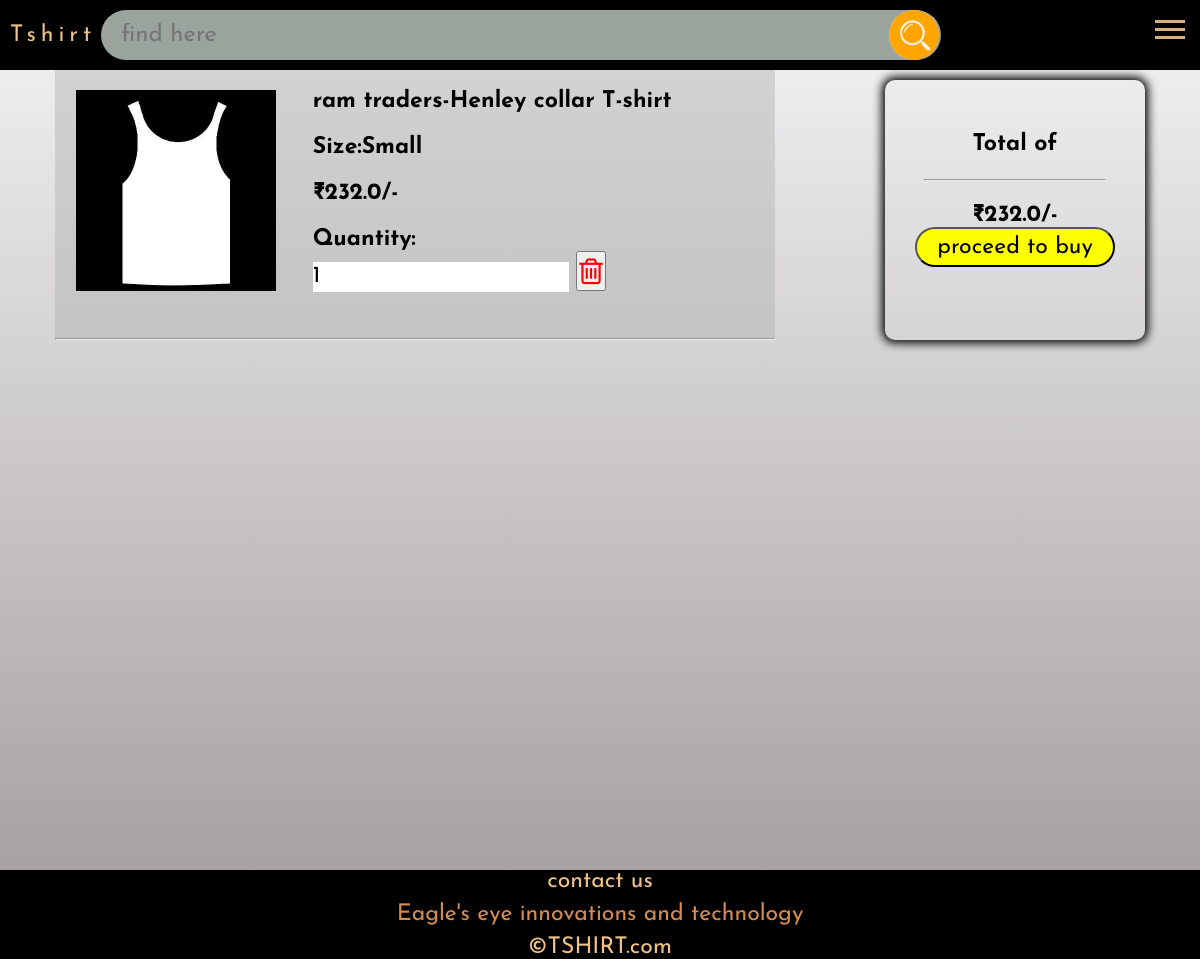
The app's page /cart/list_cart/ (signed in) with its own data.
### Tshirt_cart/models.py (models this page shows)
class cart(models.Model):
    user_name=models.ForeignKey(User,db_column='username',on_delete=models.DO_NOTHING)
    date_added=models.DateField(auto_now_add=True)
    product_id=models.ForeignKey(products,on_delete=models.DO_NOTHING,default=1)
    product_count=models.IntegerField(default=1)
    size=models.CharField(max_length=50,default='-')

### product_list/models.py (models this page shows, shortened)
class products(models.Model):
    product_id=models.IntegerField()
    product_name=models.CharField(max_length=50)
    brand=models.CharField(max_length=50,default='')
    descriptions=models.CharField(max_length=50)
    price=models.FloatField()
    count=models.IntegerField()
    size_s=models.IntegerField(default=0)
    size_m=models.IntegerField(default=0)
    size_l=models.IntegerField(default=0)
    size_xl=models.IntegerField(default=0)
    size_xxl=models.IntegerField(default=0)
    category=models.ForeignKey(category,on_delete=models.DO_NOTHING)
    discount=models.FloatField(default=0)
    colour=models.CharField(max_length=50,default='')
    img=models.ImageField(upload_to='product_list/images',default='')
    rating=models.FloatField(null=True)

### Tshirt_cart/views.py (the view)
# urls.py: path('list_cart/',list_cart),
def list_cart(request):
    if request.user.is_authenticated:
        uuid=User.objects.get(username=request.user.username)
        print('got all object')
        print(uuid.id)
        cart_obj=cart.objects.filter(user_name=uuid.id)
        prod_obj=products.objects.all()
        for i in cart_obj:
            print(i.user_name)
        cart_prod=[]
        for i in cart_obj:
            cart_prod.append([i,products.objects.filter(id=i.product_id_id)[0]])
        summ=0
        for j,i in cart_prod:
            summ+=j.product_count*i.price
        print('total sum is ',summ)
        obj=cart.objects.filter(user_name=uuid.id)
        return render(request,'cart.html',{'cart_prod':cart_prod,'media_url':settings.MEDIA_URL,'total_sum':summ,'remaining':len(obj)})
    else:
        return redirect('/validate/login/?next=/cart/')

### Tshirt_cart/templates/cart.html (shortened to what this page needs)
{% extends 'base.html'%}
{% block head%}
{% load static %}
{% load int_f %}
<link rel="stylesheet" href="{% static 'cart.css'%}">
<link rel="stylesheet" href="https://cdnjs.cloudflare.com/ajax/libs/font-awesome/4.7.0/css/font-awesome.min.css">
{% endblock%}
{% block body %}
<div class="sub_main">
    {% if remaining %}
    <div class="cart">
        {% for cart_obj,prd_obj in cart_prod %}
        <div class="sub_cart_{{forloop.counter}}">
            <div class="img_part">
                <a href="/individual/{{prd_obj.id}}/"><img src="{{media_url}}{{prd_obj.img}}"></a>
            </div>
            <div class="discription_part">
                <h1><a href="/individual/{{prd_obj.id}}/">{{prd_obj.brand}}-{{prd_obj.product_name}} </a><br><br>
                    Size:{{ cart_obj.size}}</h1>
                <br>
                <h1>₹{{prd_obj.price}}/-</h1><br>
                <h1>Quantity:</h1><input type="number" value="{{cart_obj.product_count}}"
                    class="update_inp{{forloop.counter}}" onclick="func('update_btn{{forloop.counter}}');">
                <button style="width:30px;height: 40px;"
                    onclick="delete_item('{{cart_obj.id}}','sub_cart_{{forloop.counter}}','hr_{{forloop.counter}}')"><i
                        class="fa fa-trash-o" style="font-size:30px;color:red"></i>
                </button>
            </div>
        </div>
        <hr class="hr_{{forloop.counter}}">
        {% endfor %}
    </div>
    <div class="sub_total">
        <br>
        <h2>Total of</h2>
        <br>
        <hr style="width: 90%;margin:auto"><br>
        <h1 id="total_h1">₹{{total_sum}}/-</h1>
        <button style="background-color:yellow;border-radius:30px;width:200px;height:40px"
            onclick="location.href='/buy/add_to_order'" class="action_btn">proceed to buy</button>
    </div>
</div>
{% endif%}
{% endblock %}

### home/static/base.css (style rules this page uses)
* { margin: 0; padding: 0; font-size: 1.2rem; font-family: 'Josefin Sans', sans-serif; }
body { background-image: linear-gradient(to top,rgb(160, 153, 153),rgb(243, 243, 245)); }

### Tshirt_cart/static/cart.css (style rules this page uses)
.img_part img { width:200px; padding: 3px; }
div[class^=sub_cart] { margin: 10px auto; width:95%; height:auto; flex-wrap:wrap; display: flex; flex-direction: row; justify-content: space-between; align-items: center; }
.cart { display: flex; flex-direction: column; justify-content: space-between; width:60%; background-color: rgba(173, 173, 173, 0.432); }
.discription_part { padding:10px; width:60%; margin: auto; }
hr { display: flex; flex-direction: column; }
.sub_main { display: flex; flex-direction: row; justify-content: space-around; }
.discription_part input { border:0; outline: none; height: 30px; }
a { text-decoration: none; color: black; }
.sub_total { width:200px; height:200px; padding: 30px; border-radius: 10px; box-shadow: 0 0 10px 3px black; text-align: center; margin-top: 10px; }

### records on screen
cart: img (picture), brand "ram traders", product_name "Henley collar T-shirt", size "Small", price "232.0", product_count "1"

### other values on screen
{{ total_sum }} "232.0"
